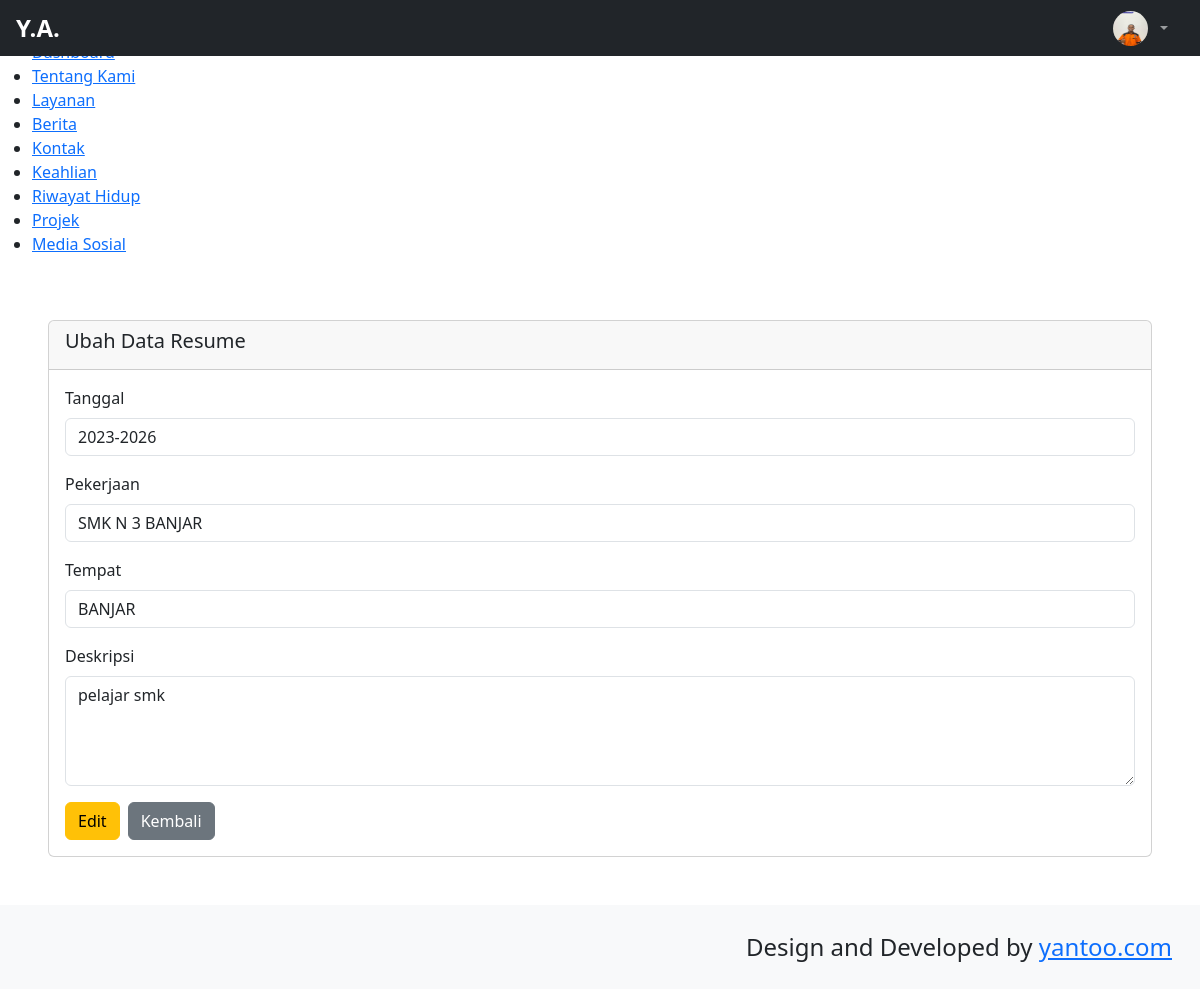
The page /backend/pages/resume/edit.php?id=2 on the database its author committed.
### tables this page shows
CREATE TABLE `abouts` (
  `id` bigint NOT NULL,
  `name` varchar(255) NOT NULL,
  `bron` date NOT NULL,
  `address` text NOT NULL,
  `zip_code` int NOT NULL,
  `email` varchar(255) NOT NULL,
  `phone` varchar(255) NOT NULL,
  `total_project` int NOT NULL,
  `work` varchar(255) NOT NULL,
  `image` text NOT NULL,
  `description` text NOT NULL
);

CREATE TABLE `resumes` (
  `id` bigint NOT NULL,
  `date` varchar(255) NOT NULL,
  `job` varchar(255) NOT NULL,
  `place` varchar(255) NOT NULL,
  `description` text NOT NULL
);

### backend/actions/resume/show.php (called while the page is built, shortened)
<?php
$id = $_GET['id'];
$qSelect = "SELECT * FROM resumes WHERE id='$id'";
$result = mysqli_query($connect, $qSelect) or die(mysqli_error($connect));
$resume = $result->fetch_object();
?>

### backend/pages/resume/edit.php (the view, shortened to what this page needs)
<?php
include '../../partials/header.php';
include '../../partials/sidebar.php';
include '../../partials/navbar.php';
?>
   <div id="layoutSidenav_content">
<div class="row p-5">
    <div class="col-12">
        <div class="card">
            <div class="card-header">
                <h5>Ubah Data Resume</h5>
            </div>
            <div class="card-body">
                <?php
                include '../../actions/resume/show.php';
                ?>
                <form action="../../actions/resume/update.php?id=<?= isset($resume->id) ? $resume->id : '' ?>" method="POST">
                  <div class="mb-3">
                    <label for="dateInput" class="form-label">Tanggal</label>
                    <input type="text" name="date" id="dateInput" class="form-control" placeholder="Masukkan tanggal..." required value="<?= isset($resume->date) ? $resume->date : '' ?>">
                  </div>
                  <div class="mb-3">
                    <label for="jobInput" class="form-label">Pekerjaan</label>
                    <input type="text" name="job" id="jobInput" class="form-control" placeholder="Masukkan nama pekerjaan..." required value="<?= isset($resume->job) ? $resume->job : '' ?>">
                  </div>
                  <div class="mb-3">
                    <label for="placeInput" class="form-label">Tempat</label>
                    <input type="text" name="place" id="placeInput" class="form-control" placeholder="Masukkan tempat..." required value="<?= isset($resume->place) ? $resume->place : '' ?>">
                  </div>
                  <div class="mb-3">
                    <label for="descriptionInput" class="form-label">Deskripsi</label>
                    <textarea name="description" id="descriptionInput" class="form-control" rows="4" placeholder="Masukkan deskripsi..." required><?= isset($resume->description) ? $resume->description : '' ?></textarea>
                  </div>
                  <div class="d-flex gap-2">
                    <button type="submit" class="btn btn-warning" name="tombol">Edit</button>
                    <a href="./index.php" class="btn btn-secondary">Kembali</a>
                  </div>
                </form>
            </div>
        </div>
    </div>
</div>
<?php
include '../../partials/footer.php';
include '../../partials/script.php';
?>

### backend/partials/navbar.php (shortened to what this page needs)
    <?php
        $qAbout = "SELECT * FROM abouts";
        $result = mysqli_query($connect, $qAbout) or die(mysqli_error($connect));
        $item = $result->fetch_object();
    ?>
    <body class="sb-nav-fixed">
        <nav class="sb-topnav navbar navbar-expand navbar-dark bg-dark ">
 <a class="navbar-brand ps-3 d-flex align-items-center gap-2" href="index.php">
    <span class="fw-bold fs-4">Y.A.</span>
</a>
            <ul class="navbar-nav ms-auto ms-md-0 me-3 me-lg-4">
                <li class="nav-item dropdown">
                    <a class="nav-link dropdown-toggle d-flex align-items-center gap-2" id="navbarDropdown" href="#" role="button"
                    data-bs-toggle="dropdown" aria-expanded="false">
                        <img src="../../../storages/about/<?= $item->image ?>" alt="Profile"
                            width="35" height="35" class="rounded-circle" />
                    </a>
                </li>
            </ul>
        </nav>

### backend/partials/header.php (style rules this page uses)
html, body { margin: 0; padding: 0; overflow-x: hidden; }

### rows shown on the page
abouts: image (picture)
resumes: date "2023-2026", job "SMK N 3 BANJAR", place "BANJAR", description "pelajar smk"
